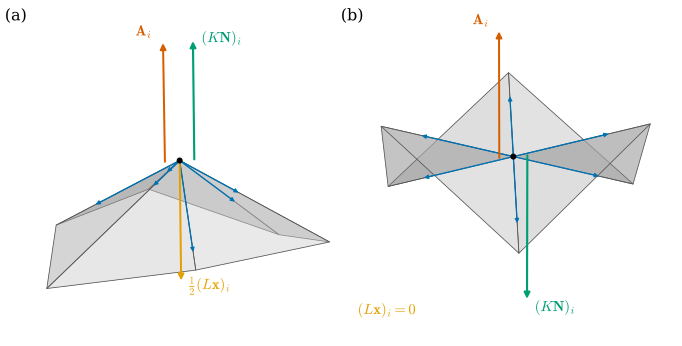

Source code (Python):
"""Figure 40.3.1: the three discrete curvature normals at a convex vertex and at a saddle vertex.

(a) the convex star of Figure 40.1.1 (ddg40.example_star): at x_i the discrete vector area (1/3) sum A_f N_f
(vermilion), the discrete mean curvature normal (L x)_i (orange, drawn at half length) and the discrete Gauss curvature
normal (K N)_i = (1/2) sum theta_ij (x_i - x_j) / l_ij (green); thin blue arrows: the six terms w_ij (x_j - x_i),
w_ij = (cot a + cot b) / 2, whose sum is (L x)_i (drawn at full length). The vectors A_i and (K N)_i are drawn
from points shifted by -+(0.07, 0.07, 0) so that they do not overlap.
(b) the saddle star ddg40.saddle_star(0.35): the same three vectors; here (L x)_i = 0 by symmetry and (K N)_i points
downward (delta_i = -1.084 < 0).

Run: PYTHONPATH=tools python3 chapters/40-discrete-curvature-integral/figures/fig-40-3-1-three-normals.py
"""
import sys
from pathlib import Path

import numpy as np

sys.path.insert(0, str(Path(__file__).resolve().parents[1] / "lib"))
import dgfig  # noqa: E402
dgfig.setup()
import matplotlib.pyplot as plt  # noqa: E402
from mpl_toolkits.mplot3d.art3d import Poly3DCollection  # noqa: E402

import dgmesh as dm  # noqa: E402
import ddg40  # noqa: E402

C = dgfig.COLORS
fig = plt.figure(figsize=(7.0, 3.6))
for p, (V, F, title) in enumerate([(*ddg40.example_star(), "(a)"), (*ddg40.saddle_star(0.35), "(b)")]):
    AN, Lx, KN = ddg40.curvature_normals(V, F)
    w = dm.cotan_weights(V, F)
    terms = [w[(0, j)] * (V[j] - V[0]) for j in range(1, len(V))]
    assert np.allclose(np.sum(terms, 0), Lx[0], atol=1e-12)
    assert np.allclose(-ddg40.boundary_integral_N_cross_dx(V, F, 0), Lx[0], atol=1e-12)
    assert np.allclose(0.5 * ddg40.boundary_integral_N_cross_dN(V, F, 0), KN[0], atol=1e-12)
    if p == 0:
        assert AN[0, 2] > 0 and Lx[0, 2] < 0 and KN[0, 2] > 0
    else:
        assert np.allclose(Lx[0], 0, atol=1e-12) and KN[0, 2] < 0 < AN[0, 2]
    ax = dgfig.axes3d(fig, 121 + p, elev=16, azim=-62)
    ax.set_position([0.5 * p, 0.0, 0.5, 1.0])
    col = dm.shade(V, F, dm.hex_to_rgb(C["surface"]))
    ax.add_collection3d(Poly3DCollection(V[F], facecolors=col, edgecolors="#555555", linewidths=0.6, alpha=0.45, zorder=1))
    for t in terms:
        dgfig.arrow3d(ax, V[0], t, role="tangent", zorder=6, head=6, lw=1.0)
    sh = np.array([0.07, 0.07, 0.0])                       # side offset so that A_i and (K N)_i do not overlap
    dgfig.arrow3d(ax, V[0] - sh, AN[0], role="normal", zorder=9, head=9)
    if np.linalg.norm(Lx[0]) > 1e-9:
        dgfig.arrow3d(ax, V[0], 0.5 * Lx[0], role="accent", zorder=8, head=9)
    dgfig.arrow3d(ax, V[0] + sh, KN[0], role="third", zorder=10, head=9, lw=1.6)
    dgfig.point3d(ax, V[0], None, size=14)
    ax.text(*(V[0] - sh + AN[0] + np.array([-0.2, 0.0, 0.03])), r"$\mathbf{A}_i$", color=C["normal"], fontsize=11)
    ax.text(*(V[0] + sh + KN[0] + np.array([0.06, 0.0, 0.0 if p == 0 else -0.08])), r"$(K\mathbf{N})_i$", color=C["third"],
            fontsize=11)
    if p == 0:
        ax.text(*(V[0] + 0.5 * Lx[0] + np.array([0.06, 0.0, -0.05])), r"$\frac{1}{2}(L\mathbf{x})_i$", color=C["accent"],
                fontsize=11)
    else:
        ax.text2D(0.05, 0.08, r"$(L\mathbf{x})_i = 0$", color=C["accent"], transform=ax.transAxes, fontsize=11)
    pts = np.vstack([V, V[0] + AN[0], V[0] + 0.5 * Lx[0], V[0] + KN[0]])
    dgfig.equal_aspect(ax, pts, zoom=1.45)
    ax.set_title(title, loc="left", fontsize=12, y=0.93)
    print(title, "A_i", np.round(AN[0], 4), "(Lx)_i", np.round(Lx[0], 4), "(KN)_i", np.round(KN[0], 4))
dgfig.save(fig, __file__)
